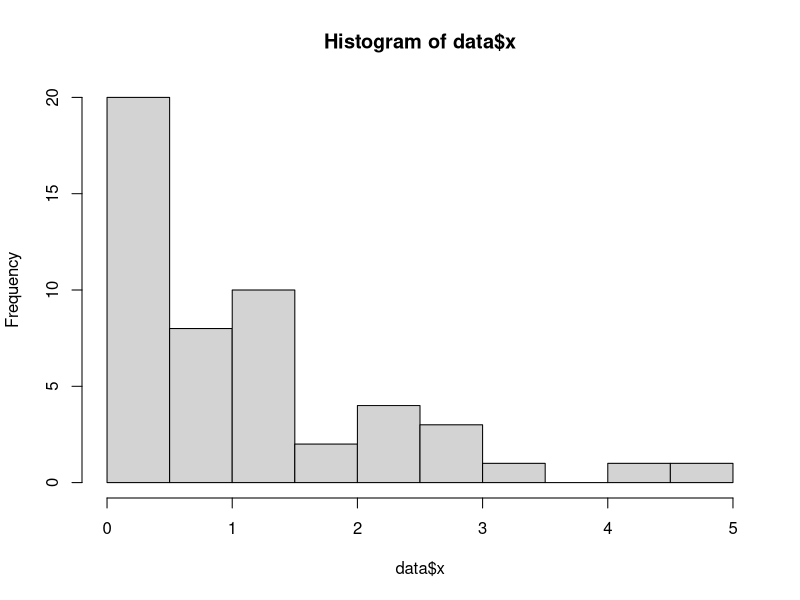

Generate this figure with R:
## ---- chunk 1
knitr::opts_chunk$set(echo = TRUE)
library(MASS)
library(tibble)
library(car)
library(dplyr)
library(ggplot2)
## ---- chunk 2
setwd('G:/OneDrive - Texas Tech University/IE 5344 Statistical Data Analysis/Flipped Assignment 16')
data <- read.csv('data-likelihood-exponential.csv', header = TRUE)
head(data)
## ---- chunk 3
hist(data$x)
## ---- chunk 4
data1 <- data[1:25,]
Log_likelihood <- c()
Log_likelihood_1 <- sum(log(dexp(data1,r=2)))
Log_likelihood_2 <- sum(log(dexp(data1,r=1)))
Log_likelihood_3 <- sum(log(dexp(data1,r=1/1.5)))
Log_likelihood <- rbind(Log_likelihood,Log_likelihood_1,Log_likelihood_2,Log_likelihood_3)
which.max(Log_likelihood)
## ---- chunk 5
Log_likelihood_b <- c()
Log_likelihood_b1 <- sum(log(dexp(data$x,r=2)))
Log_likelihood_b2 <- sum(log(dexp(data$x,r=1)))
Log_likelihood_b3 <- sum(log(dexp(data$x,r=1/1.5)))
Log_likelihood_b <- rbind(Log_likelihood_b,Log_likelihood_b1,Log_likelihood_b2,Log_likelihood_b3)
which.max(Log_likelihood_b)
